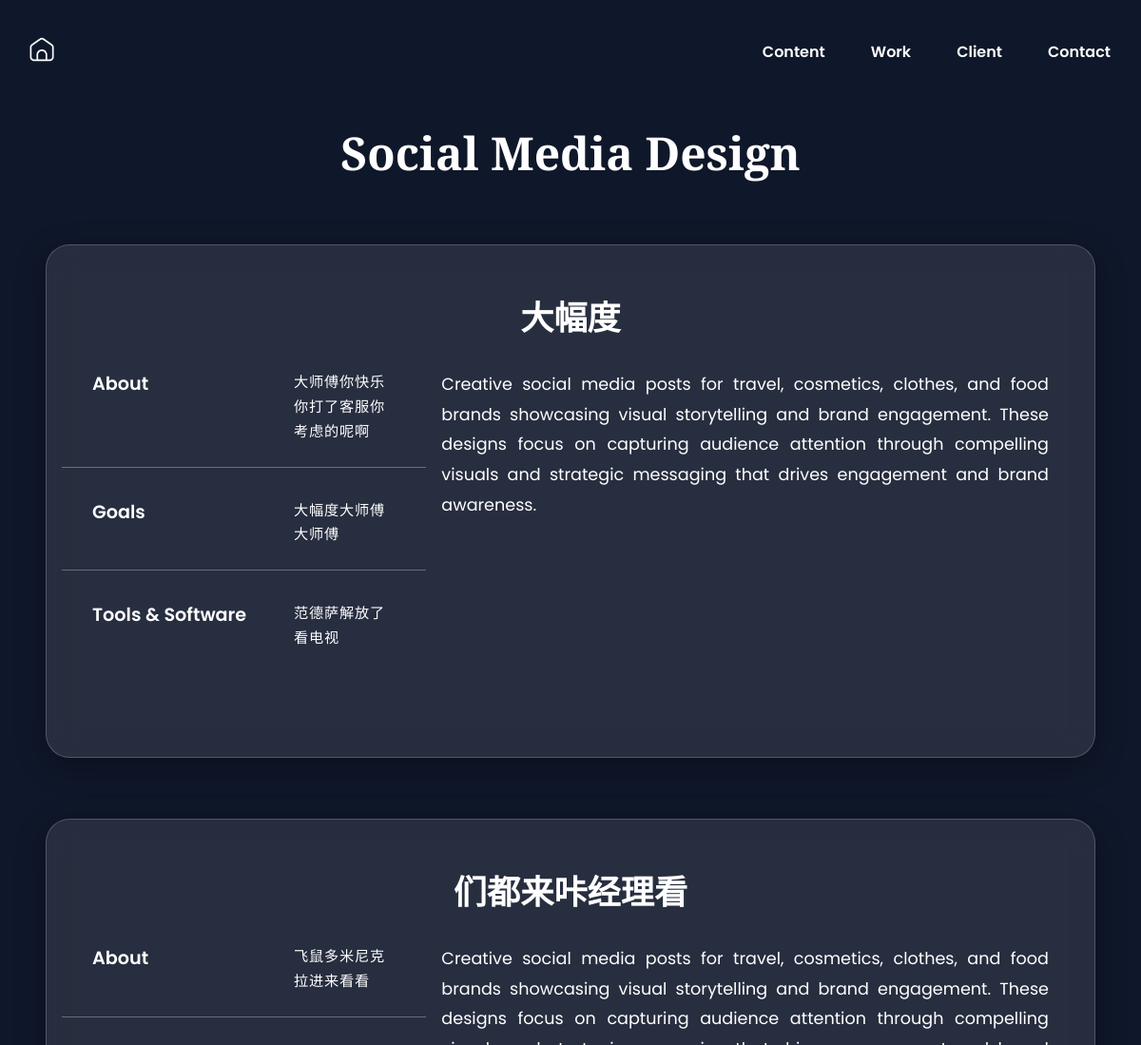
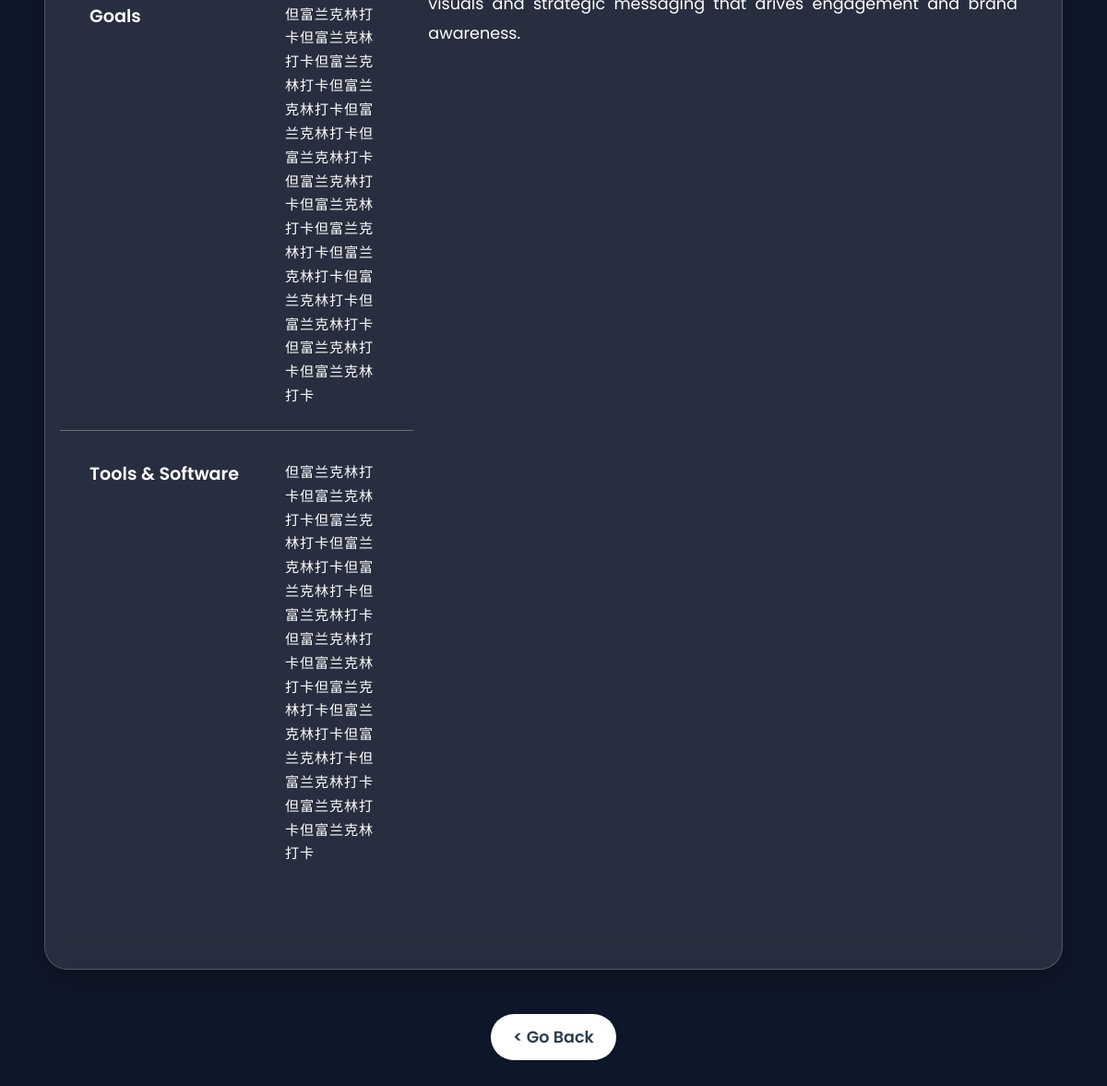
The app's page /social-media/1 with its own data (2 pictures, top to bottom).
### portfolioapp/models.py (models this page shows, shortened)
class SocialMediaPost(models.Model):
    title = models.CharField(max_length=128)  # 项目标题
    preview_image = models.ImageField(
        upload_to='images/social_media/preview/',
        blank=True,
        help_text="主页预览卡片图片"
    )
    image = models.ImageField(
        upload_to='images/social_media/',
        blank=True,
        help_text="项目展示图片"
    )
    about = models.TextField(blank=True, help_text="About 部分的文字介绍")
    goals = models.TextField(blank=True, help_text="Goals 部分的文字介绍")
    tools = models.TextField(blank=True, help_text="Tools & Software 部分的文字介绍")
    date_posted = models.DateTimeField(auto_now_add=True, null=True)
    order = models.IntegerField(default=0)
    class Meta:
        ordering = ['order']
        verbose_name = 'Social Media Design'
        verbose_name_plural = 'Social Media Design'

### portfolioapp/views.py (the view)
def social_media_detail(request, social_media_id):
    social_media_post = get_object_or_404(SocialMediaPost, id=social_media_id)
    all_social_media_posts = SocialMediaPost.objects.all()
    return render(request, 'portfolioapp/social_media_detail.html', {
        'social_media_post': social_media_post,
        'all_social_media_posts': all_social_media_posts
    })

### portfolioapp/templates/portfolioapp/social_media_detail.html (shortened to what this page needs)
{% load static %}
<!DOCTYPE html>
<html lang="en">
  <head>
    <link
      rel="stylesheet"
      type="text/css"
      href="{% static 'css/styles.css' %}"
    />
  </head>
  <body>
    <header>
      <nav class="navbar">
        <div class="logo">
          <a href="{% url 'home' %}"
            ><img src="{% static 'images/home.png' %}" alt="home logo"
          /></a>
        </div>
        <div class="nav-right">
          <ul class="nav-links">
            <li><a href="{% url 'home' %}#table-of-content">Content</a></li>
            <li><a href="{% url 'home' %}#previous-role">Work</a></li>
            <li><a href="{% url 'home' %}#client-experience">Client</a></li>
            <li><a href="{% url 'home' %}#contact">Contact</a></li>
          </ul>
        </div>
      </nav>
    </header>
    <div class="container">
      <section class="portfolio" style="margin-top: 8rem">
        <h1
          style="
            text-align: center;
            margin: 2rem 0 4rem 0;
            color: white;
            font-size: 3rem;
            font-weight: 700;
          "
        >
          Social Media Design
        </h1>
        <div
          class="portfolio-detail"
          style="max-width: 1200px; margin: 0 auto; padding: 0 1rem"
        >
          {% if all_social_media_posts %}
          <div
            class="social-media-projects"
            style="display: grid; gap: 4rem; max-width: 1200px; margin: 0 auto"
          >
            {% for post in all_social_media_posts %}
            <div
              class="project-container"
              style="
                background: rgba(255, 255, 255, 0.1);
                backdrop-filter: blur(15px);
                border-radius: 25px;
                padding: 3rem;
                border: 1px solid rgba(255, 255, 255, 0.2);
                box-shadow: 0 8px 32px rgba(0, 0, 0, 0.3);
              "
            >
              <h3
                style="
                  color: white;
                  margin-bottom: 2rem;
                  font-size: 2.2rem;
                  text-align: center;
                "
              >
                {{ post.title }}
              </h3>
              <div class="content-wrapper" style="display: grid; grid-template-columns: 1fr 2fr; gap: 3rem; margin: 2rem 0;">
                <div class="left-content">
                  {% if post.about %}
                  <div class="content-row" style="margin-bottom: 2rem;">
                    <h4 style="color: white; font-size: 1.2rem; margin-bottom: 1rem; font-weight: 600;">About</h4>
                    <p style="color: white; line-height: 1.7; font-size: 0.95rem;">{{ post.about }}</p>
                  </div>
                  {% endif %}
                  {% if post.goals %}
                  <div class="content-row" style="margin-bottom: 2rem;">
                    <h4 style="color: white; font-size: 1.2rem; margin-bottom: 1rem; font-weight: 600;">Goals</h4>
                    <p style="color: white; line-height: 1.7; font-size: 0.95rem;">{{ post.goals }}</p>
                  </div>
                  {% endif %}
                  {% if post.tools %}
                  <div class="content-row" style="margin-bottom: 2rem;">
                    <h4 style="color: white; font-size: 1.2rem; margin-bottom: 1rem; font-weight: 600;">Tools & Software</h4>
                    <p style="color: white; line-height: 1.7; font-size: 0.95rem;">{{ post.tools }}</p>
                  </div>
                  {% endif %}
                </div>
                <div class="right-content">
                  <div class="description-section">
                    <p style="color: white; line-height: 1.8; font-size: 1.1rem; text-align: justify;">
                      Creative social media posts for travel, cosmetics, clothes, and food brands showcasing visual storytelling and brand engagement. These designs focus on capturing audience attention through compelling visuals and strategic messaging that drives engagement and brand awareness.
                    </p>
                  </div>
                </div>
              </div>
            </div>
            {% endfor %}
          </div>
          {% endif %}
          <div
            class="go-back-container"
            style="text-align: center; margin-top: 3rem"
          >
            <a
              href="{% url 'home' %}#social-media"
              class="go-back-btn"
              style="
                display: inline-block;
                background-color: white;
                color: #2c3e50;
                padding: 12px 24px;
                border-radius: 25px;
                text-decoration: none;
                font-weight: 600;
                font-size: 1.1rem;
                font-family: 'Poppins', sans-serif;
                transition: all 0.3s ease;
                box-shadow: 0 2px 10px rgba(0, 0, 0, 0.1);
              "
            >
              < Go Back
            </a>
          </div>
        </div>
      </section>
    </div>
  </body>
</html>

### static/css/styles.css (style rules this page uses)
* { margin: 0; padding: 0; box-sizing: border-box; }
html, body { background-color: #0f172a; min-height: 100%; image-rendering: -webkit-optimize-contrast; image-rendering: crisp-edges; }
body { overflow-x: hidden; }
img { max-width: 100%; height: auto; loading: lazy; image-rendering: -webkit-optimize-contrast; image-rendering: crisp-edges; will-change: transform; }
.container { max-width: 1200px; margin-inline: auto; padding: 0 2rem; }
.portfolio, .previous-role { scroll-margin-top: 100px; }
h1, h2 { font-family: "Libre Baskerville", serif; }
p, .nav-links li { font-family: "Poppins", sans-serif; }
.navbar { display: flex; justify-content: space-between; align-items: center; z-index: 1000; position: fixed; top: 0; left: 0; right: 0; max-width: 1200px; margin-inline: auto; padding-top: 2rem; padding: 2rem 2rem; }
.logo img { width: 3rem; margin-left: -0.5rem; position: relative; transition: transform 0.3s ease; }
.logo a { text-decoration: none; }
.nav-right { display: flex; align-items: center; margin-left: auto; }
.nav-links { display: flex; list-style: none; position: relative; gap: 3rem; }
.nav-links a { font-weight: 600; color: white; text-decoration: none; position: relative; }
.nav-links a::after { content: ""; position: absolute; left: 0; right: 0; bottom: -6px; height: 2px; background-color: white; transform: scaleX(0); transition: transform 0.2s ease; }
.portfolio p, .previous-role p, .client-experience p, .contact p, .table-of-content p { font-size: 1.2rem; color: #8297bd; margin: 1rem 0; display: block; }
.portfolio-detail p { width: 100% !important; margin: 0 !important; }
.content-row { display: flex; gap: 2rem; align-items: flex-start; margin-bottom: 1.5rem; padding-bottom: 1.5rem; width: calc(100% + 4rem); margin-left: -2rem; margin-right: -2rem; padding-left: 2rem; padding-right: 2rem; position: relative; border-bottom: 1px solid rgba(255, 255, 255, 0.3); box-sizing: border-box; }
.content-row:last-child { margin-bottom: 0; padding-bottom: 0; border-bottom: none; }
.content-row h4 { flex: 0 0 120px; margin: 0; font-size: 1.2rem; font-weight: 600; color: white; min-width: 180px; font-family: "Poppins", sans-serif; }
.content-row p { flex: 1; margin: 0; font-size: 1rem; line-height: 1.7; color: white; text-align: left; letter-spacing: 0.8px; }
.portfolio { margin: 8rem 0; }
html { scroll-behavior: smooth; }

### records on screen
SocialMediaPost: title "大幅度", about "大师傅你快乐你打了客服你考虑的呢啊", goals "大幅度大师傅大师傅", tools "范德萨解放了看电视"
SocialMediaPost: title "们都来咔经理看", about "飞鼠多米尼克拉进来看看", goals "但富兰克林打卡但富兰克林打卡但富兰克林打卡但富兰克林打卡但富兰克林打卡但富兰克林打卡但富兰克林打卡但富兰克林打卡但富兰克林打卡但富兰克林打卡但富兰克林打卡但富兰克林打卡但富兰克林打卡但富兰克林打卡", tools "但富兰克林打卡但富兰克林打卡但富兰克林打卡但富兰克林打卡但富兰克林打卡但富兰克林打卡但富兰克林打卡但富兰克林打卡但富兰克林打卡但富兰克林打卡但富兰克林打卡但富兰克林打卡但富兰克林打卡但富兰克林打卡"
